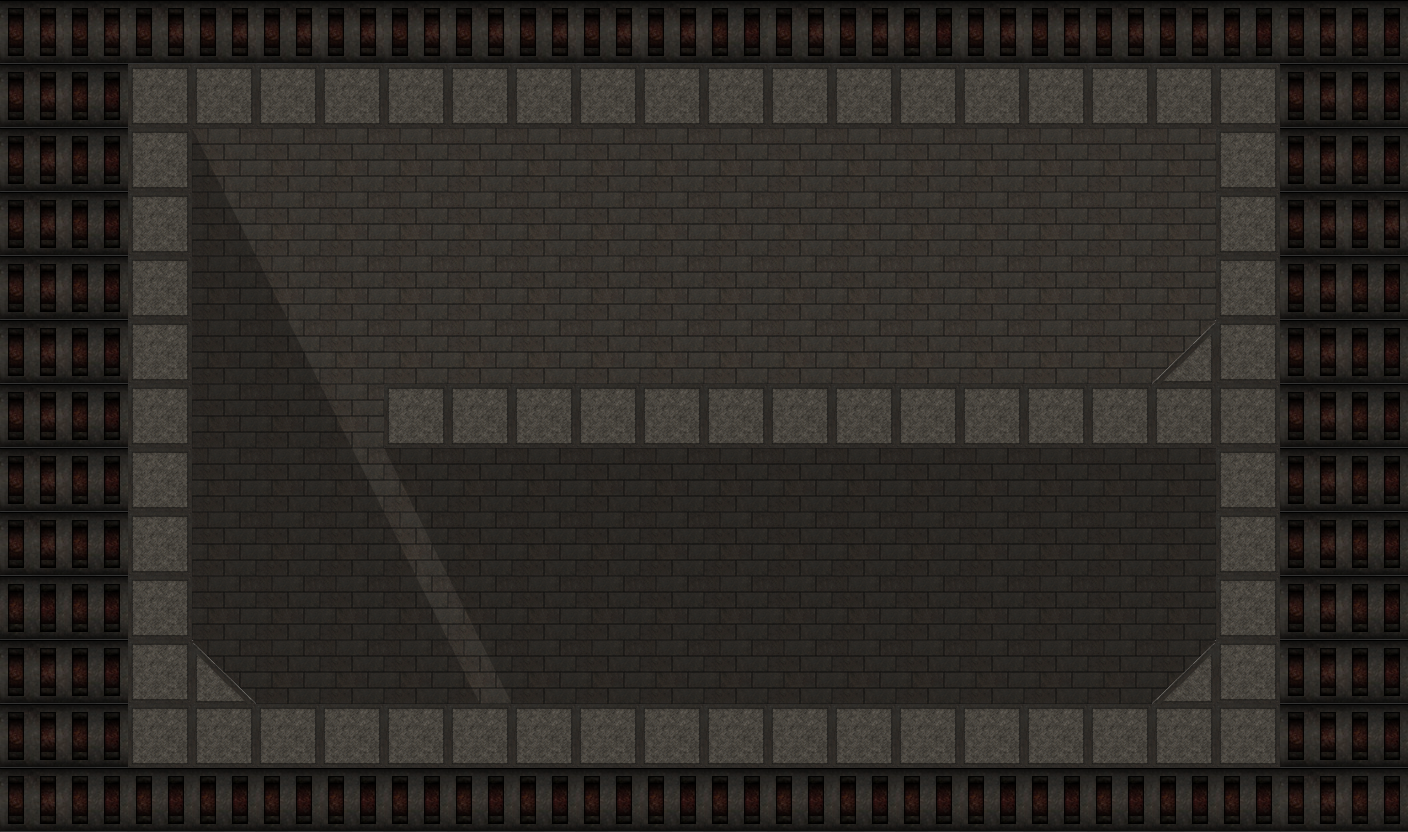

A level layout from a 2D game, rendered from its tile map. Below: a short description, then the map file with tile-grid data replaced by summaries:
An orthogonal 22x13 tile map with 64x64 px tiles, 4 tile layers (background, shadows, shadows2, walls), 2 tilesets.

<map version="1.0" orientation="orthogonal" width="22" height="13" tilewidth="64" tileheight="64">
 <tileset firstgid="1" name="tileset" tilewidth="64" tileheight="64">
  <image source="../gfx/maps/tilesets/tileset.png" />
 </tileset>
 <tileset firstgid="7" name="shadow" tilewidth="64" tileheight="64">
  <image source="../gfx/maps/tilesets/shadow.png" />
 </tileset>
 <layer name="background" width="22" height="13">
  <data>[286 cells, 286 non-empty, 3 distinct tile ids]</data>
 </layer>
 <layer name="shadows" width="22" height="13">
  <data>[286 cells, 29 non-empty, 4 distinct tile ids]</data>
 </layer>
 <layer name="shadows2" width="22" height="13">
  <data>[286 cells, 50 non-empty, 3 distinct tile ids]</data>
 </layer>
 <layer name="walls" width="22" height="13">
  <data>[286 cells, 70 non-empty, 3 distinct tile ids]</data>
 </layer>
</map>
